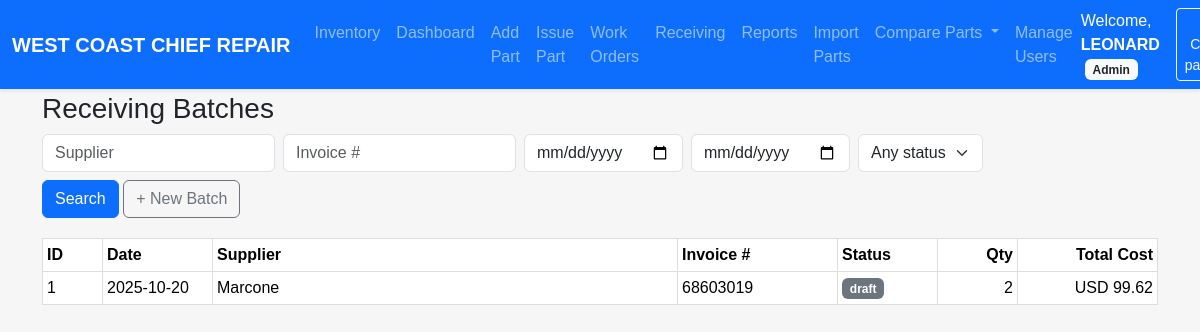
Before: /receiving (signed in) with the older database file.
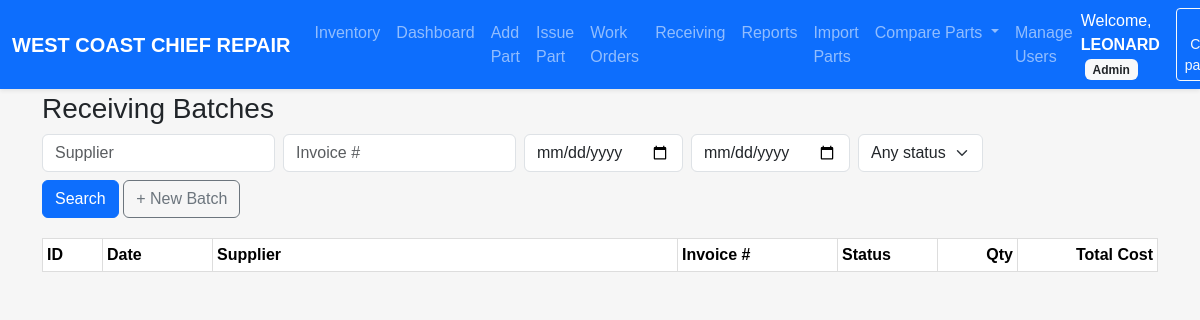
After: the same page with the newer database file.
### models.py (models this page shows, shortened)
class User(UserMixin, db.Model):
    id = db.Column(db.Integer, primary_key=True)
    username = db.Column(db.String(64), unique=True, nullable=False)
    password_hash = db.Column(db.String(128), nullable=False)
    role = db.Column(db.String(20), nullable=False, default=ROLE_TECHNICIAN)
    @property
    def password(self):
        raise AttributeError('password is not a readable attribute')

class GoodsReceipt(db.Model):
    __tablename__ = "goods_receipts"
    __table_args__ = (
        db.Index("ix_gr_supplier_invoice", "supplier_name", "invoice_number"),
        {"extend_existing": True},
    )
    id = db.Column(db.Integer, primary_key=True)
    supplier_name = db.Column(db.String(200), nullable=False, index=True)
    invoice_number = db.Column(db.String(64))
    invoice_date = db.Column(db.Date)
    currency = db.Column(db.String(8), default="USD")
    notes = db.Column(db.Text)
    status = db.Column(db.String(16), default="draft", nullable=False)
    created_at = db.Column(db.DateTime, default=datetime.utcnow, nullable=False)
    created_by = db.Column(db.Integer)
    posted_at = db.Column(db.DateTime)
    posted_by = db.Column(db.Integer)
    attachment_path = db.Column(db.String(512))
    @property
    def items(self):
        return self.lines

### inventory/routes.py (the view)
@inventory_bp.get("/receiving", endpoint="receiving_list")
@login_required
def receiving_list():
    from sqlalchemy import func
    q = ReceivingBatch.query
    supplier = (request.args.get("supplier") or "").strip()
    inv = (request.args.get("invoice") or "").strip()
    d1 = (request.args.get("date_from") or "").strip()
    d2 = (request.args.get("date_to") or "").strip()
    status = (request.args.get("status") or "").strip()
    if supplier:
        q = q.filter(ReceivingBatch.supplier_name.ilike(f"%{supplier}%"))
    if inv:
        q = q.filter(ReceivingBatch.invoice_number.ilike(f"%{inv}%"))
    if status in ("draft", "posted"):
        q = q.filter(ReceivingBatch.status == status)
    def _parse_date(s):
        try:
            return datetime.strptime(s, "%Y-%m-%d").date()
        except Exception:
            return None
    d1p, d2p = _parse_date(d1), _parse_date(d2)
    if d1p:
        q = q.filter(ReceivingBatch.invoice_date >= d1p)
    if d2p:
        q = q.filter(ReceivingBatch.invoice_date <= d2p)
    batches = q.order_by(
        ReceivingBatch.invoice_date.desc().nullslast(),
        ReceivingBatch.id.desc()
    ).all()
    totals = {}
    for b in batches:
        try:
            lines = getattr(b, "items", []) or getattr(b, "lines", []) or []
            total = 0.0
            for ln in lines:
                qty  = getattr(ln, "qty", None) or getattr(ln, "quantity", 0) or 0
                cost = getattr(ln, "unit_cost", None) or getattr(ln, "price", None) or 0.0
                try:
                    total += float(cost) * int(qty)
                except Exception:
                    pass
            totals[b.id] = total
        except Exception:
            totals[b.id] = 0.0
    can_admin = bool(
        getattr(current_user, "is_superadmin", False) or
        getattr(current_user, "is_super_admin", False) or
        getattr(current_user, "is_admin", False)
    )
    return render_template(
        "receiving_list.html",
        batches=batches,
        totals=totals,
        can_admin=can_admin,
        filters={
            "supplier": supplier, "invoice": inv,
            "date_from": d1, "date_to": d2, "status": status
        }
    )

### auth/routes.py (called while the page is built)
@login_manager.user_loader
def load_user(user_id):
    return User.query.get(int(user_id))

### templates/receiving_list.html (shortened to what this page needs)
{% extends "base.html" %}
{% block content %}
<h3>Receiving Batches</h3>
<form class="row g-2 mb-3" method="get">
  <div class="col-auto"><input name="supplier" class="form-control" placeholder="Supplier" value="{{ filters.supplier }}"></div>
  <div class="col-auto"><input name="invoice" class="form-control" placeholder="Invoice #" value="{{ filters.invoice }}"></div>
  <div class="col-auto"><input name="date_from" type="date" class="form-control" value="{{ filters.date_from }}"></div>
  <div class="col-auto"><input name="date_to" type="date" class="form-control" value="{{ filters.date_to }}"></div>
  <div class="col-auto">
    <select name="status" class="form-select">
      <option value="">Any status</option>
    </select>
  </div>
  <div class="col-auto">
    <button class="btn btn-primary">Search</button>
    <a class="btn btn-outline-secondary" href="{{ url_for('inventory.receiving_new') }}">+ New Batch</a>
  </div>
</form>
{% set role = current_user.role if current_user.is_authenticated else '' %}
{% set can_super = current_user.is_authenticated and (
  role == 'superadmin' or (current_user.is_superadmin|default(false)) or (current_user.is_super_admin|default(false))
) %}
<table class="table table-sm table-hover align-middle">
  <thead>
    <tr>
      <th style="width:60px;">ID</th>
      <th style="width:110px;">Date</th>
      <th>Supplier</th>
      <th style="width:160px;">Invoice #</th>
      <th style="width:100px;">Status</th>
      <th style="width:80px;" class="text-end">Qty</th>
      <th style="width:140px;" class="text-end">Total Cost</th>
    </tr>
  </thead>
  <tbody>
  {% for b in batches %}
    {% set lines = (b.lines if (b.lines is defined) else (b.items if (b.items is defined) else [])) %}
    {% set ns = namespace(qty=0, total=0.0) %}
    {% for it in lines %}
      {% set q = (it.qty|default(it.quantity, true)|default(0, true))|int %}
      {% set u = (it.unit_cost|default(it.unit_cost_at_issue, true)|default(0.0, true))|float %}
      {% set ns.qty = ns.qty + q %}
      {% set ns.total = ns.total + (q * u) %}
    {% endfor %}
    <tr onclick="location.href='{{ url_for('inventory.receiving_detail', batch_id=b.id) }}'" style="cursor:pointer">
      <td>{{ b.id }}</td>
      <td>{{ b.invoice_date|default('—', true) }}</td>
      <td>{{ b.supplier_name|default('', true) }}</td>
      <td>{{ b.invoice_number|default('', true) }}</td>
      <td>
        {% if (b.status|default('', true)) == 'posted' %}
          <span class="badge bg-success">posted</span>
        {% else %}
          <span class="badge bg-secondary">draft</span>
        {% endif %}
      </td>
      <td class="text-end">{{ ns.qty }}</td>
      <td class="text-end">
        {{ b.currency|default('USD', true) }} {{ '%.2f' % (totals.get(b.id, ns.total) if totals is defined else ns.total) }}
      </td>
    </tr>
  {% endfor %}
  </tbody>
</table>
{% endblock %}

### templates/base.html (shortened to what this page needs)
<!DOCTYPE html>
<html lang="en">
<head>
  <link href="https://cdn.jsdelivr.net/npm/bootstrap@5.3.3/dist/css/bootstrap.min.css"
        rel="stylesheet"
 />
  <link rel="stylesheet" href="{{ url_for('static', filename='style.css') }}" />
</head>
<body>
  <nav class="navbar navbar-expand-lg navbar-dark bg-primary shadow-sm fixed-top">
    <div class="container-fluid">
      <a class="navbar-brand fw-bold" href="{{ url_for('inventory.dashboard') }}">
        WEST COAST CHIEF REPAIR
      </a>
      <div class="collapse navbar-collapse" id="navbarMain">
        <ul class="navbar-nav me-auto mb-2 mb-lg-0">
          <li class="nav-item">
            <a class="nav-link{% if request.endpoint and request.endpoint == 'inventory.location_report' %} active{% endif %}"
               href="{{ url_for('inventory.location_report') }}">Inventory</a>
          </li>
          <li class="nav-item">
            <a class="nav-link{% if request.endpoint and request.endpoint == 'inventory.dashboard' %} active{% endif %}"
               href="{{ url_for('inventory.dashboard') }}">Dashboard</a>
          </li>
          <li class="nav-item">
            <a class="nav-link{% if request.endpoint and request.endpoint == 'inventory.add_part' %} active{% endif %}"
               href="{{ url_for('inventory.add_part') }}">Add Part</a>
          </li>
          <li class="nav-item">
            <a class="nav-link{% if request.endpoint and request.endpoint == 'inventory.issue_part' %} active{% endif %}"
               href="{{ url_for('inventory.issue_part') }}">Issue Part</a>
          </li>
          {% set is_wo = request.endpoint and request.endpoint.startswith('inventory.wo_') %}
          <li class="nav-item">
            <a class="nav-link{{ ' active' if is_wo else '' }}"
               href="{{ url_for('inventory.wo_list') }}">Work Orders</a>
          </li>
          <li class="nav-item"><a class="nav-link" href="{{ url_for('inventory.receiving_list') }}">Receiving</a></li>
          <li class="nav-item">
            <a class="nav-link{% if request.endpoint and request.endpoint.startswith('inventory.reports') %} active{% endif %}"
               href="{{ url_for('inventory.reports_grouped') }}">Reports</a>
          </li>
          <li class="nav-item">
            <a class="nav-link{% if request.endpoint and request.endpoint.startswith('inventory.import_parts') %} active{% endif %}"
               href="{{ url_for('inventory.import_parts_upload') }}">Import Parts</a>
          </li>
          <li class="nav-item dropdown">
            <a class="nav-link dropdown-toggle" href="#" id="compareDropdown" role="button"
               data-bs-toggle="dropdown" data-bs-display="static" aria-expanded="false">
              Compare Parts
            </a>
          </li>
          {% if current_user.is_authenticated and current_user.role in ['superadmin', 'admin'] %}
          <li class="nav-item">
            <a class="nav-link{% if request.endpoint and request.endpoint.startswith('inventory.users') %} active{% endif %}"
               href="{{ url_for('inventory.users') }}">Manage Users</a>
          </li>
          {% endif %}
        </ul>
        {% if current_user.is_authenticated %}
        <div class="d-flex align-items-center gap-2">
          <span class="text-white me-2">
            Welcome, <strong>{{ current_user.username }}</strong>
            <span class="badge bg-light text-dark text-capitalize ms-1">{{ current_user.role }}</span>
          </span>
          <a class="btn btn-outline-light btn-sm"
             href="{{ url_for('inventory.change_password', user_id=current_user.id) }}">
          </a>
        </div>
        {% endif %}
      </div>
    </div>
  </nav>
  <main class="container" style="padding-top: 4.5rem;">
    {% block content %}{% endblock %}
  </main>
</body>
</html>

### static/style.css (style rules this page uses)
body { font-family: Arial, sans-serif; background-color:#f6f6f6; padding:20px; margin:0; }
.navbar { z-index:1200; }
table { width:100%; border-collapse:collapse; margin-top:20px; }
table th, table td { padding:10px; border:1px solid #ddd; text-align:left; }
form input:not([type="checkbox"]):not([type="radio"]):not(.form-check-input), form select, form textarea { width: 100%; box-sizing: border-box; }

Changed rows visible on the page:
removed GoodsReceipt: id "1", invoice_date "2025-10-20", supplier_name "Marcone", invoice_number "68603019", status "draft", qty "2", currency "USD", id "99.62"
